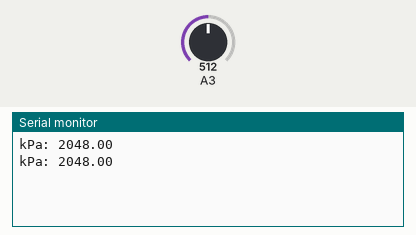
Simulated run of this sketch. Board: Arduino Uno, built with avr-gcc and run on an emulated ATmega328P. Shown: the last lines printed to the serial monitor. The test bench sets the inputs (shaded band); at power-on: A3 = 512.

Above: at 1.8 s.
1.9 s: A3 set to 716
At 2.8 s:
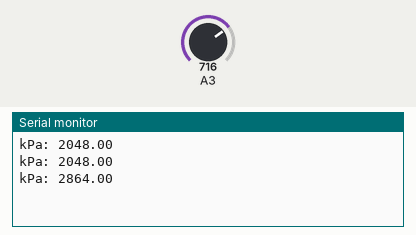
3.4 s: A3 set to 900
At 4.8 s:
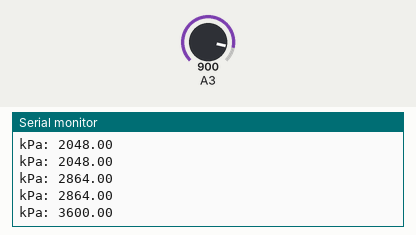
Timing chart, 0 to 6.4 s (numbered marks = the images above; inputs shaded):
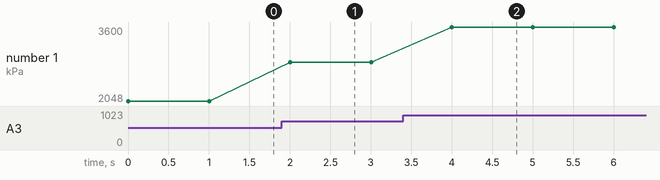

The sketch:

sketch.ino
```cpp
void setup(){Serial.begin(9600);}
void loop(){
  // forgot 5V span
  float kpa = analogRead(A3) * 4.0;
  Serial.print("kPa: "); Serial.println(kpa);
  delay(1000);
}
```

Measured:
- after the input at 1.9 s, the serial monitor: prints a new line after 0.10 s (image 1)
- after the input at 3.4 s, the serial monitor: prints a new line after 0.60 s (image 2)
- plotted number 1: 2048 → 2864 after the input at 1.9 s, 2864 → 3600 after the input at 3.4 s
